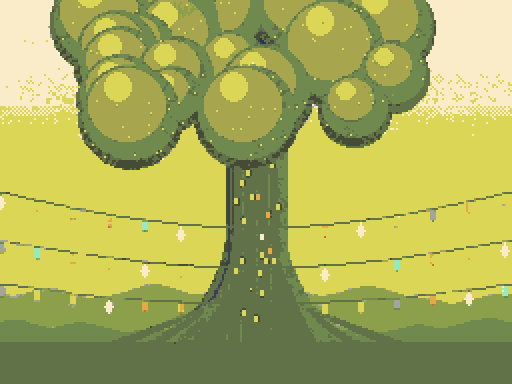
#> input picture build/gfx/Pictures/FrostThaw/scene_rootspire_day.png, 512 x 384 px
$ python -i face_eyes.py   (imports and definitions only)
#> lines starting #> are read from the running program, lines starting #| are printed output that depends on the picture
#> further down, picture is the input picture: PIL image 512x384 RGBA; mean R, G, B, A 169.8, 173.7, 89.6, 255
#!/usr/bin/env python3
"""Stamp the base game's eyes onto a walking sheet's down-facing frames (Frost & Thaw art direction, 2026-11-08).

    python3 face_eyes.py IN.png OUT.png [--row 12] [--gap 4] [--iris 3b5d7a] [--brow 4c474b] [--dx 0]

How the base game draws an open eye (measured on BW (44), BW (35), BW (90); native pixels, down frame):
  * Each eye is a 2x2 block. Left eye:  [iris][pupil]   Right eye (mirrored): [pupil][iris]
                                         [white][iris]                          [iris][white]
    pupil = near-black, iris = a mid colour clearly different from the hair and skin, white = the highlight,
    always on the OUTER lower corner.
  * The eyes sit `row` px below the top of the head (12 on the standard adult body: head top 8, eyes 20-21).
  * `gap` skin pixels between the two blocks (4 on the standard body), centred on the head.
  * All four colours are taken from the sheet's own palette (pupil = darkest, highlight = lightest, iris and brow =
    the nearest existing colour to the one asked for), so the eyes never add colours.
  * --brow puts a 2-px brow in that colour on the row above each eye (a stern or older face).
The walk frames bob, so the head top is found per frame and the eyes move with it.
Only the four down frames (row 1 of the sheet) are changed; side frames keep their own one-eye profile.
Check the result at 10x with `--plate` before delivering."""
import sys
from PIL import Image

def hexc(s):
    s = s.lstrip("#")
    return tuple(int(s[i:i + 2], 16) for i in (0, 2, 4)) + (255,)

def stamp(im, row=12, gap=4, iris="3b5d7a", brow=None, dx=0):
#> called with row = 12, gap = 4, iris = '3b5d7a', dx = 0
    n = im.resize((im.width // 2, im.height // 2), Image.NEAREST)
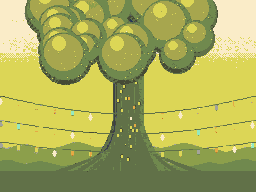
#> n: PIL image 256x192 RGBA; mean R, G, B, A 169.8, 173.7, 89.6, 255
    px = n.load()
    # every eye colour comes from the sheet's own palette, so the colour count doesn't grow:
    # the pupil is its darkest colour, the highlight its lightest, the iris and brow the nearest to the asked-for ones
    pal = sorted({p[:3] for p in (n.get_flattened_data() if hasattr(n, "get_flattened_data") else n.getdata()) if p[3]}, key=sum)
#> pal = [(36, 54, 83), (70, 75, 53), (60, 63, 76), (45, 64, 105), (79, 85, 101), (97, 113, 72), (112, 137, 78), (205, 112, 35), (140, 159, 75), (167, 166, 78), (229, 170, 68), (165, 164, 155), (220, 214, 86), (149, 234, 191), (250, 236, 200), (246, 249, 247)]
    near = lambda c: min(pal, key=lambda q: sum((a - b) ** 2 for a, b in zip(q, c[:3]))) + (255,)
    P, W, I = pal[0] + (255,), pal[-1] + (255,), near(hexc(iris))
#> P = (36, 54, 83, 255); W = (246, 249, 247, 255); I = (79, 85, 101, 255)
    B = near(hexc(brow)) if brow else None
    for col in range(4):
        fx = col * 40
        fr = n.crop((fx, 0, fx + 40, 40))
        bb = fr.getbbox()
        if not bb:
            continue
        top = bb[1]
        # the head's centre: the middle of the widest opaque run on the eye row
        y = top + row
        xs = [x for x in range(40) if px[fx + x, y][3]]
        c = (min(xs) + max(xs) + 1) // 2 + dx
        lx = c - gap // 2 - 2          # left block's first column
        rx = c + (gap - gap // 2)      # right block's first column
        for (x0, mirror) in ((lx, False), (rx, True)):
            a, b = (I, P) if not mirror else (P, I)
            c2, d = (W, I) if not mirror else (I, W)
            for (xx, yy, colr) in ((x0, y, a), (x0 + 1, y, b), (x0, y + 1, c2), (x0 + 1, y + 1, d)):
                px[fx + xx, yy] = colr
            if B:
                px[fx + x0, y - 1] = B
                px[fx + x0 + 1, y - 1] = B
#> this loop made 4 passes
#> pass 1, in stamp, `fr = n.crop((fx, 0, fx + 40, 40))`:
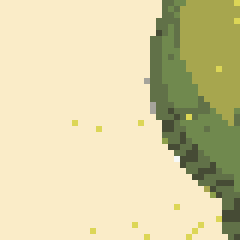
#> fr: PIL image 40x40 RGBA (shown 6 times larger); mean R, G, B, A 215.7, 208.6, 164.8, 255
#> pass 2, in stamp, `fr = n.crop((fx, 0, fx + 40, 40))`:
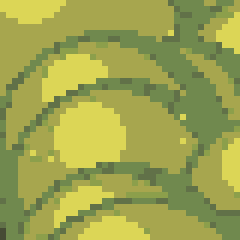
#> fr: PIL image 40x40 RGBA (shown 6 times larger); mean R, G, B, A 157.3, 163.7, 79, 255
#> pass 3, in stamp, `fr = n.crop((fx, 0, fx + 40, 40))`:
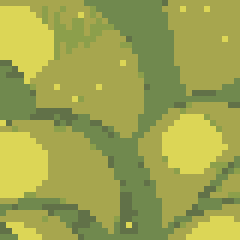
#> fr: PIL image 40x40 RGBA (shown 6 times larger); mean R, G, B, A 158.1, 164.3, 79, 255
    return n.resize(im.size, Image.NEAREST)

def plate(before, after, out):
    """Down-frame faces before (top) and after (bottom), at 10x."""
    tiles = []
    for im in (before, after):
        n = im.resize((im.width // 2, im.height // 2), Image.NEAREST)
        row = Image.new("RGBA", (4 * 24, 20), (150, 170, 140, 255))
        for col in range(4):
            fr = n.crop((col * 40, 0, col * 40 + 40, 40)); bb = fr.getbbox()
            row.alpha_composite(fr.crop((8, bb[1] + 4, 32, bb[1] + 24)), (col * 24, 0))
        tiles.append(row)
    p = Image.new("RGBA", (96, 42), (150, 170, 140, 255))
    p.alpha_composite(tiles[0], (0, 0)); p.alpha_composite(tiles[1], (0, 22))
    p.resize((960, 420), Image.NEAREST).save(out)

# [21 lines not run here, left out]

>>> from PIL import Image
>>> picture = Image.open('../build/gfx/Pictures/FrostThaw/scene_rootspire_day.png')
>>> result = stamp(picture)
